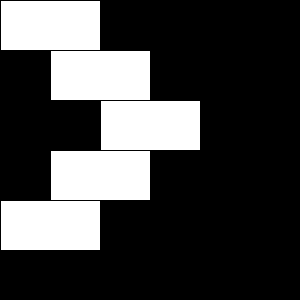
Frame 1 (no input)
Frame 60 (the mouse pressed at the canvas centre just before this capture): identical to frame 1, image omitted
Frame 120 (the mouse held since frame 60 and released just before this capture): identical to frame 1, image omitted

The Processing sketch that drew this single still picture (run headless with seeded random() and noise(); from frame 60 on, the mouse is pressed at the canvas centre):

// Processing sketch: processing_64127
// ── processing_64127.pde



void setup() {
 size(300,300);
 smooth();

 
 
  
}

void draw() {
  background(0);
    
  rect(0,0,100,50);
  
  pushMatrix();
  translate(50,0);
  
  rect(0,50,100, 50);
  
  pushMatrix();
  translate(50,0);
  rect(0, 100, 100, 50);
  popMatrix();
  
  rect(0, 150, 100,50);
  
  popMatrix();
  rect(0, 200, 100, 50);
  
  
}
